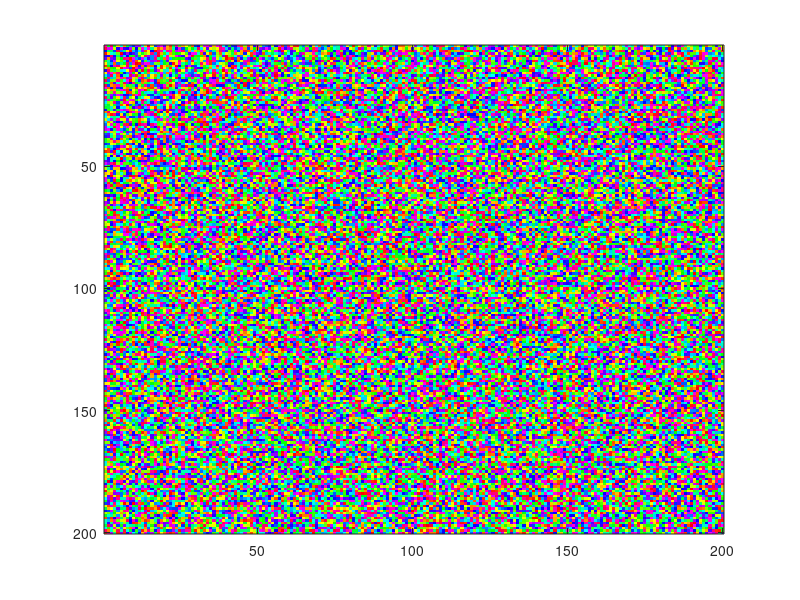
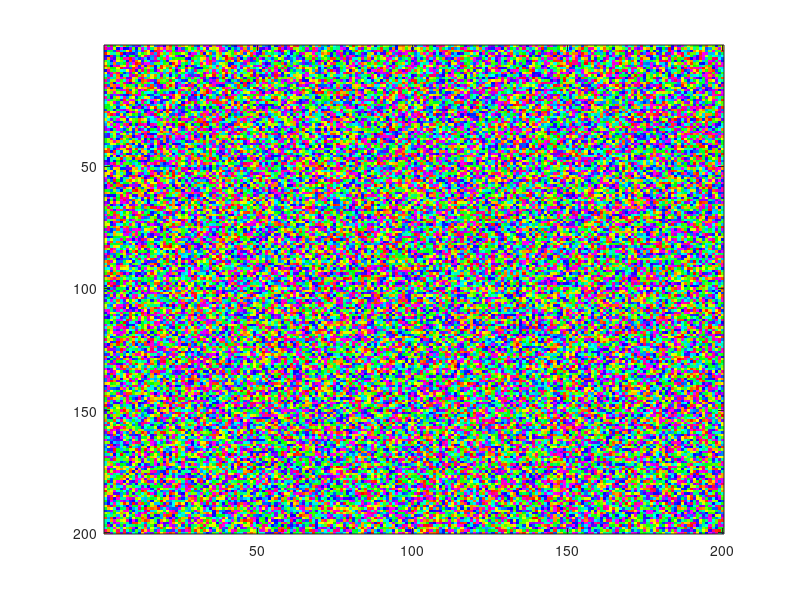
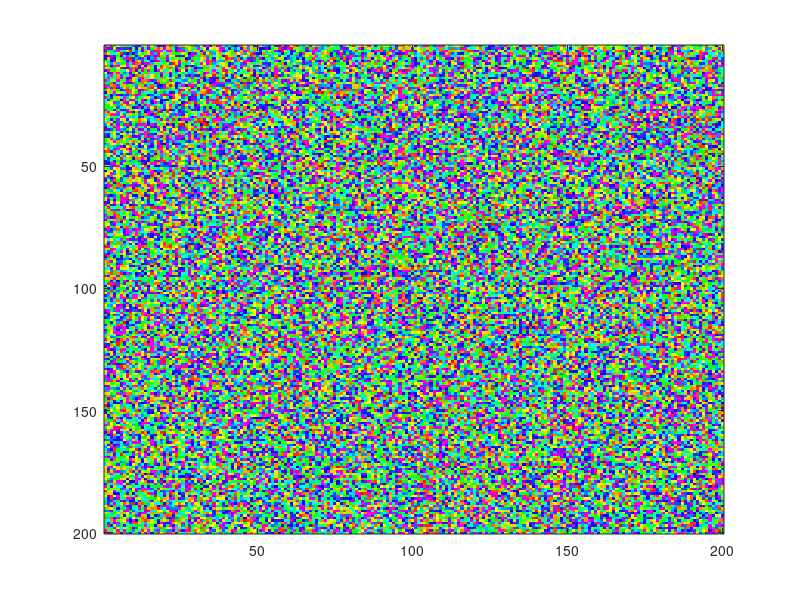
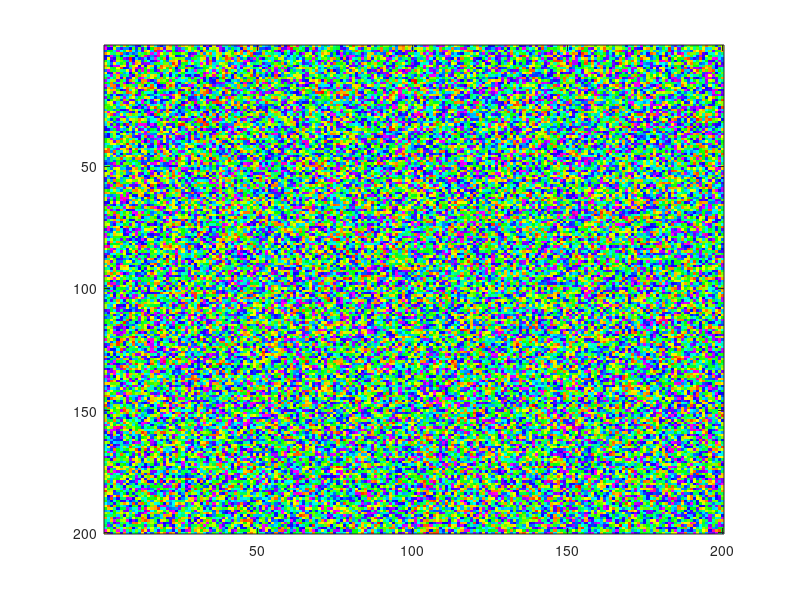

Write MATLAB code to recreate these figures, in order. (Note: a time limit stopped this script after it produced the figures.)
%%Activitor-inhibitor systems
%Biological pattern formation, based on 
%Biological pattern formation: from basic mechanism to complex structures
%A.J Koch & Meinhardt, The American Physucal Society 1994
close all
clear all 
clc
siz=200;

x1=1:1:siz;
x2=1:1:siz;
name='/video_patternform/video_acitv_inhib/';
dir=strcat(cd,name);
%%%-------initial conditions 
a=0.03;
b=0.1;
A=(a+(b-a).*rand(siz,siz));
H=(a+(b-a).*rand(siz,siz));
[ex ey]=size(A);

%values of te constants for the simulations
Da=0.005;
Dh=0.2;

rhoa=0.01;
mua=0.01;
sigmaa=0.1;
ka=0.00;

rhoh=0.02;
muh=0.02;
sigmah=0.0;

Ap=A;
Hp=H;
t=0;
dt=1;
dx=1;
s=1;
smax=2000;

% workingDir = tempname;
% mkdir(workingDir)
% mkdir(workingDir,'images')


%the calculations 

while s<smax
    s
    for i=1:1:ex
        for j=1:1:ey
            %first analize in case of any border condition
            
            if i==1
                a1=A(ex,j);
                h1=H(ex,j);
                a2=A(i+1,j);
                h2=H(i+1,j);
            elseif i==ex
                a1=A(i-1,j);
                h1=H(i-1,j);
                a2=A(1,j);
                h2=H(1,j);
            else
                a1=A(i-1,j);
                a2=A(i+1,j);
                h1=H(i-1,j);
                h2=H(i+1,j);                
            end
            
            if j==1
                a3=A(i,ey);
                h3=H(i,ey);
                a4=A(i,j+1);
                h4=H(i,j+1);

            elseif j==ey
                a4=A(i,1);
                h4=H(i,1);
                a3=A(i,j-1);
                h3=H(i,j-1);

            else
                a3=A(i,j-1);
                a4=A(i,j+1);
                h3=H(i,j-1);
                h4=H(i,j+1);
            end
            
        %the equations
        
        delta_a=(-4*A(i,j)+a1+a2+a3+a4)/dx^2;
        delta_h=(-4*H(i,j)+h1+h2+h3+h4)/dx^2;
        
        dadt=Da*delta_a+rhoa*(A(i,j)^2/((1+ka*A(i,j)^2)*H(i,j)))-mua*A(i,j)+sigmaa;
        dhdt=Dh*delta_h+rhoh*A(i,j)^2-muh*H(i,j)+sigmah;
        
        Ap(i,j)=A(i,j)+dadt;
        Hp(i,j)=H(i,j)+dhdt;
        end
        
    end
    
    
    figure(1)
    clims = [min(min(Ap)) max(max(Ap))];
    imagesc(Ap,clims)    
    colormap hsv
    
    pause(0.01)

    save=strcat(dir,'activ_inhib',num2str(s),'.png');
    saveas(figure(1),save);
    
    s=s+1;
    A=Ap;
    H=Hp;
    
   
end 
%%    
figure(2)
imagesc(Ap)
colormap hsv

figure(3)
surf(Ap)
zlabel('concentration')
colorbar
    
%%
%%------------make the video
%%---------first let's read the images. 
images=cell(smax-1,1);
for i=1:smax-1
    dir_read=strcat(dir,'activ_inhib',num2str(i),'.png');
    images{i}=imread(dir_read);
end


%%-----create the video writer
direcvideo=strcat(dir,'DifussionVideo_3');
writerObj = VideoWriter(direcvideo);

%select frame per seconds
writerObj.FrameRate = 90;
%select seconds per Image, only if you want to change the time each image
%is showed
%secsPerImage = [5 10 15];

%open the video writer
open(writerObj);


 % write the frames to the video
 for u=1:length(images)
     % convert the image to a frame
     frame = im2frame(images{u}); 
     writeVideo(writerObj, frame);
     
 end

% close the writer object
close(writerObj);
%end

%delete the images
for j=1:smax-1
    dir_del=strcat(dir,'activ_inhib',num2str(j),'.png');
    delete(dir_del);
end
% %% 
